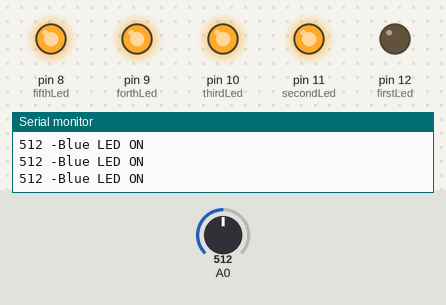
Bench run of a sketch on a simulated Arduino Uno, built with avr-gcc and run on an emulated ATmega328P. Shown: output pins drawn as LEDs (lit = HIGH), the last lines printed to the serial monitor. The inputs (shaded band) are chosen by the test bench; at power-on: A0 = 512.

Above: at 1.2 s.
1.3 s: A0 set to 228
2.8 s: A0 set to 211
At 4.2 s:
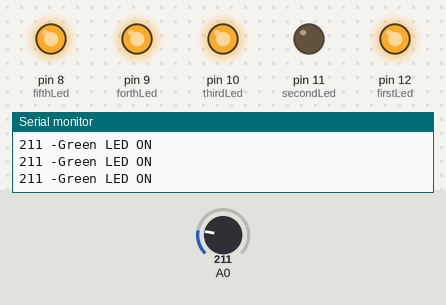
4.5 s: A0 set to 195
At 5.6 s:
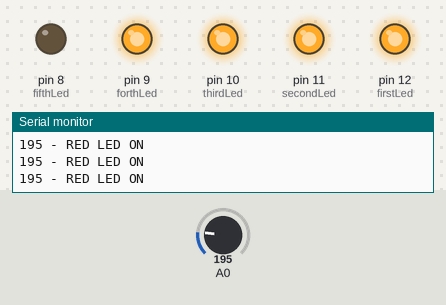
6.0 s: A0 set to 213
At 6.9 s:
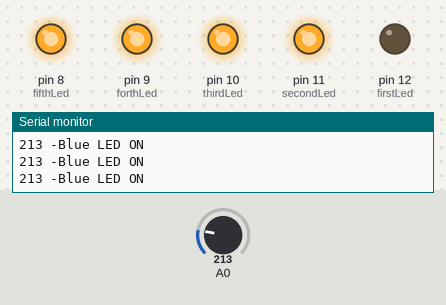
7.5 s: A0 set to 197
At 8.1 s:
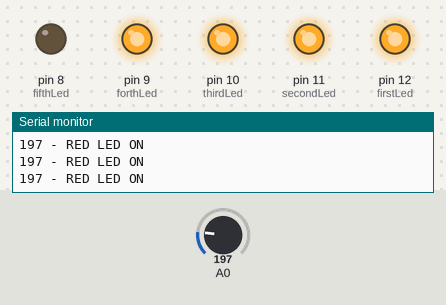
Timing chart, 0 to 10.0 s (numbered marks = the images above; inputs shaded):
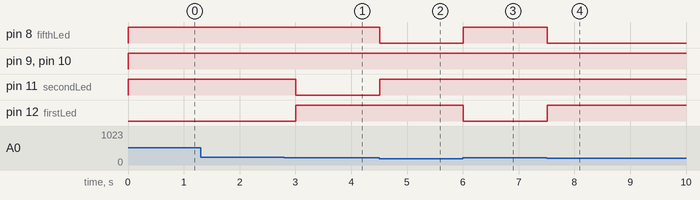

The sketch:

Arduino-Code.ino
```cpp
// Aangeven waar je Leds aan verbonden zijn
int sensorTemp=0;
int firstLed=12;
int secondLed=11;
int thirdLed=10;
int forthLed=9;
int fifthLed=8;

void setup()
{
 Serial.begin(9600);

 pinMode(firstLed,OUTPUT);
 pinMode(secondLed,OUTPUT);
 pinMode(thirdLed,OUTPUT);
 pinMode(forthLed,OUTPUT);
 pinMode(fifthLed,OUTPUT);

}
void loop()
{
 sensorTemp=analogRead(0);
 Serial.print(sensorTemp);

 // getal kan veranderd worden.
 if( sensorTemp<=203.5 )
 {
  digitalWrite(firstLed,HIGH);
  digitalWrite(secondLed,HIGH);
  digitalWrite(thirdLed,HIGH);
  digitalWrite(forthLed,HIGH);
  digitalWrite(fifthLed,LOW);
  Serial.println(" - RED LED ON");
 }

 else if( sensorTemp>204 && sensorTemp<205.5 )
 {
  digitalWrite(firstLed,HIGH);
  digitalWrite(secondLed,HIGH);
  digitalWrite(thirdLed,HIGH);
  analogWrite(forthLed,LOW);
  digitalWrite(fifthLed,HIGH);
  Serial.println(" - Orange LED ON");
 }

 else if( sensorTemp>=207 && sensorTemp<208.5 )
 {
  digitalWrite(firstLed,HIGH);
  digitalWrite(secondLed,HIGH);
  digitalWrite(thirdLed,LOW);
  digitalWrite(forthLed,HIGH);
  digitalWrite(fifthLed,HIGH);
  Serial.println(" - Yellow LED ON");
 }

 else if( sensorTemp>=210 && sensorTemp<211.5 )
 {
  digitalWrite(firstLed,HIGH);
  digitalWrite(secondLed,LOW);
  digitalWrite(thirdLed,HIGH);
  digitalWrite(forthLed,HIGH);
  digitalWrite(fifthLed,HIGH);
  Serial.println(" -Green LED ON");
 }

 else if( sensorTemp>=213 )
 {
  digitalWrite(firstLed,LOW);
  digitalWrite(secondLed,HIGH);
  digitalWrite(thirdLed,HIGH);
  digitalWrite(forthLed,HIGH);
  digitalWrite(fifthLed,HIGH);
  Serial.println(" -Blue LED ON");
 }

 delay(250);
}
```

Measured:
- the behaviour switches between 212 and 211 on A0 (found by bisection; images 0 and 1)
- after the input at 2.8 s, pin 11 (secondLed): HIGH → LOW after 0.21 s; pin 12 (firstLed): LOW → HIGH after 0.21 s
- after the input at 4.5 s, pin 8 (fifthLed): HIGH → LOW at once; pin 11 (secondLed): LOW → HIGH at once
- after the input at 6.0 s, pin 8 (fifthLed): LOW → HIGH at once; pin 12 (firstLed): HIGH → LOW at once
- after the input at 7.5 s, pin 8 (fifthLed): HIGH → LOW at once; pin 12 (firstLed): LOW → HIGH at once
